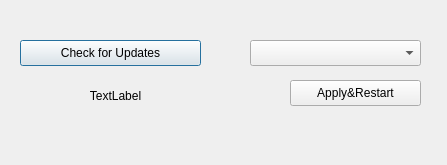
<?xml version="1.0" encoding="UTF-8"?>
<ui version="4.0">
 <class>dialogcheckforupdates</class>
 <widget class="QDialog" name="dialogcheckforupdates">
  <property name="geometry">
   <rect>
    <x>0</x>
    <y>0</y>
    <width>447</width>
    <height>165</height>
   </rect>
  </property>
  <property name="windowTitle">
   <string>Check for updates</string>
  </property>
  <widget class="QComboBox" name="comboBox_versionList">
   <property name="geometry">
    <rect>
     <x>250</x>
     <y>40</y>
     <width>171</width>
     <height>26</height>
    </rect>
   </property>
  </widget>
  <widget class="QPushButton" name="pushButton_Checkforupdates">
   <property name="geometry">
    <rect>
     <x>20</x>
     <y>40</y>
     <width>181</width>
     <height>26</height>
    </rect>
   </property>
   <property name="text">
    <string>Check for Updates</string>
   </property>
  </widget>
  <widget class="QPushButton" name="pushButton_Apply_Restart">
   <property name="geometry">
    <rect>
     <x>290</x>
     <y>80</y>
     <width>131</width>
     <height>26</height>
    </rect>
   </property>
   <property name="text">
    <string>Apply&amp;&amp;Restart</string>
   </property>
  </widget>
  <widget class="QLabel" name="label_curVersion">
   <property name="geometry">
    <rect>
     <x>0</x>
     <y>80</y>
     <width>231</width>
     <height>31</height>
    </rect>
   </property>
   <property name="text">
    <string>TextLabel</string>
   </property>
   <property name="alignment">
    <set>Qt::AlignCenter</set>
   </property>
  </widget>
 </widget>
 <resources/>
 <connections/>
</ui>
